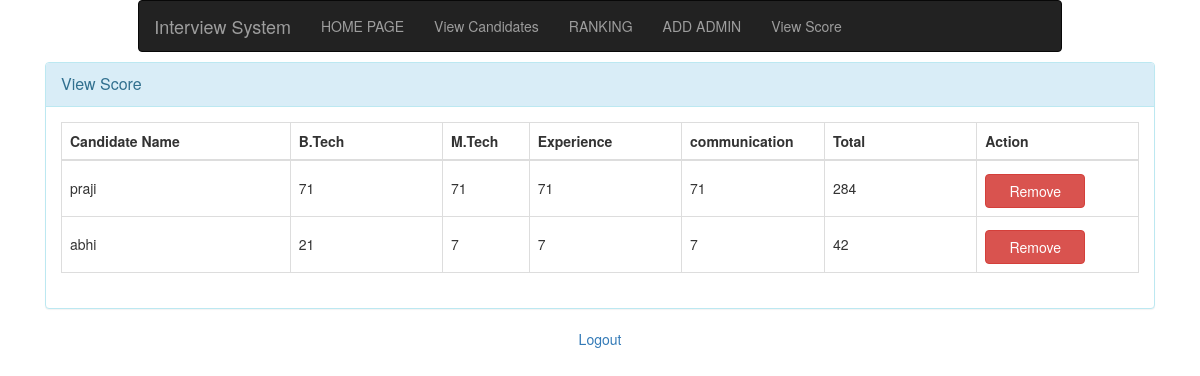
The app's page /admin/viewscore.php (signed in) with its own data.
### tables this page shows
CREATE TABLE `candidates` (
  `cand_id` int(11) NOT NULL,
  `cand_name` varchar(150) NOT NULL,
  `cand_email` varchar(150) NOT NULL,
  `cand_phone` varchar(150) NOT NULL,
  `cand_age` int(11) DEFAULT NULL,
  `cand_address` text DEFAULT NULL,
  `cand_qualification` text DEFAULT NULL,
  `sslcmark` varchar(20) DEFAULT NULL,
  `sslcyear` varchar(20) DEFAULT NULL,
  `sslcname` varchar(20) DEFAULT NULL,
  `hscmark` varchar(20) DEFAULT NULL,
  `hsyear` varchar(20) DEFAULT NULL,
  `hsname` varchar(20) DEFAULT NULL,
  `mtechmark` varchar(20) DEFAULT NULL,
  `mtechname` varchar(20) DEFAULT NULL,
  `mtechyear` varchar(20) DEFAULT NULL,
  `skils` varchar(100) DEFAULT NULL,
  `exp` varchar(100) DEFAULT NULL
);

### admin/inc/classes/View.php (called while the page is built, shortened)
<?php
  include ("DB.php");
  class View {
    private $db;
    function __construct(){
      $this->db = new DB();
    }
    function viewCandidate(){
      $sql = "select * from candidates";
      $query = $this->db->simplequerywithoutcondition($sql);
      $results = $query->fetchAll();
      return $results;
    }
  }

### admin/inc/classes/DB.php (called while the page is built, shortened)
<?php
  class DB{
    private $host = "localhost";
    private $dbname = "interview";
    private $dbadmin = "root";
    private $dbpass = "mysql";
    private $conn;
    public function __construct(){
      if (!isset($this->conn)) {
        try {
          $pdo = new PDO("mysql:host=".$this->host.";"."dbname=".$this->dbname, $this->dbadmin, $this->dbpass);
          $pdo->setAttribute(PDO::ATTR_ERRMODE, PDO::ERRMODE_EXCEPTION);
          $pdo->exec("SET CHARACTER SET utf8");
          $this->conn = $pdo;
        } catch (PDOException $e) {
          die("<h3>Database Connection Failed </h3>".$e->getMessage());
        }
      }
    }
    public function simplequerywithoutcondition($q){
      $stmt = $this->conn->prepare($q);
      $stmt->execute();
      return $stmt;
    }
  }
?>

### admin/viewscore.php (the view, shortened to what this page needs)
<?php
  include ("inc/classes/View.php");
  $view = new View();
  $viewCandidates = $view->viewCandidate();
?>
<!DOCTYPE html>
<html lang="en" dir="ltr">
  <head>
    <link href="//maxcdn.bootstrapcdn.com/bootstrap/3.3.0/css/bootstrap.min.css" rel="stylesheet" id="bootstrap-css">
  </head>
  <body>
<div class="container">
<?php include ('nav.php'); ?>
    <div id="signupbox" style=" margin-top:10px" class="mainbox col-md-12  col-sm-8 ">
        <div class="panel panel-info">
            <div class="panel-heading">
                <div class="panel-title">View Score</div>
            </div>
            <div class="panel-body" >
              <table class="table table-bordered" style="width: 100%; table-layout: auto;">
                <thead>
                  <tr>
                  <th style="width: 15%;">Candidate Name</th>
                    <th style="width: 10%;">B.Tech</th>
                    <th style="width: 5%;">M.Tech</th>
                    <th style="width: 10%;">Experience</th>
                    <th style="width: 5%;">communication</th>
                    <th style="width: 10%;">Total</th>
                    <th style="width: 10%;">Action</th>
                  </tr>
                </thead>
                <tbody>
                  <?php foreach ($viewCandidates as $viewCandidate): ?>
                  <?php
                    $mysqli = new mysqli("localhost","root","mysql","interview");
                    $query = "SELECT sum(btech) as btech, sum(mtech) as mtech, sum(exp) as exp, sum(communication) as com, sum(total) as total FROM `scoresheet` WHERE cand_id=" . $viewCandidate['cand_id'] . " GROUP BY cand_id";
                    $score = $mysqli -> query($query) -> fetch_assoc();
                  ?>
                  <tr>
                    <td style="vertical-align: middle;"><?php echo $viewCandidate['cand_name']; ?></td>
                    <td style="vertical-align: middle;"><?= $score['btech'] ?></td>
                    <td style="vertical-align: middle;"><?= $score['mtech'] ?></td>
                    <td style="vertical-align: middle;"><?= $score['exp'] ?></td>
                    <td style="vertical-align: middle;"><?= $score['com'] ?></td>
                    <td style="vertical-align: middle;"><?= $score['total'] ?></td>
                    <td style="vertical-align: middle;">
                      <a href="delete.php?action=deletecand&id=<?php echo $viewCandidate['cand_id']; ?>" style="width: 100px; margin-top: 5px;" class="btn btn-danger">Remove</a>
                    </td>
                  </tr>
                  <?php endforeach; ?>
                </tbody>
              </table>
            </div>
        </div>
    </div>
</div>
  </body>
</html>
<p class="text-center top_spac"> <a href="?action=logout">Logout</a> </p>

### admin/nav.php
  <nav class="navbar navbar-inverse" style="width: 81% !important; margin: auto;">
  <div class="container-fluid">
    <div class="navbar-header">
      <a class="navbar-brand" href="">Interview System</a>
    </div>
    <ul class="nav navbar-nav">
    <li><a href="image2.php">HOME PAGE</a></li>
      <li><a href="viewCandidate.php">View Candidates</a></li>
      <li><a href="ranking.php">RANKING</a></li>
      <li><a href="add.php">ADD ADMIN</a></li>
      <li><a href="viewscore.php">View Score </a></li>
    </ul>
  </div>
</nav>

### records on screen
candidates: cand_name "praji", btech "71", mtech "71", exp "71", com "71", total "284"
candidates: cand_name "abhi", btech "21", mtech "7", exp "7", com "7", total "42"
